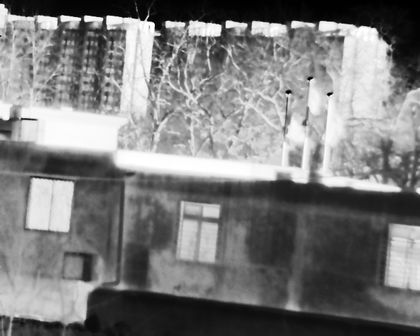
%> input picture 20250113/Infrared_Image_Algorithm/BBHE-保持亮度的双直方图均衡化/BBHE-保持亮度的双直方图均衡化-BBHE-场景1.png, 420 x 336 px, shrunk from 640 x 512 before the run
$ octave --eval "result = dos_clahe(imread('../BBHE-保持亮度的双直方图均衡化/BBHE-保持亮度的双直方图均衡化-BBHE-场景1.png'));"   (GNU Octave 9; MATLAB toolbox functions it lacks are replaced by stand-ins)
%> lines starting %> are read from the running program, lines starting %| are printed output that depends on the picture
### 20250113/Infrared_Image_Algorithm/008-DIP_CLAHE_PROJ-main/make_cdf_matrix.m
function [ cdf_matrix ] = make_cdf_matrix(p_image, block_size,limit)
%MAKE_CDF_MATRIX creates a CDF array for every tile in the input image

M = size(p_image,1);
N = size(p_image,2);
M_block = block_size(1);
N_block = block_size(2);
T1 = M/M_block;
T2 = N/N_block;
max_gray_value = max(p_image(:));
min_gray_value = min(p_image(:));
cdf_matrix = zeros(T1,T2,65534);

% iterate through the tiles
for i = 1:T1
    for j = 1:T2
        % extract a block
        a = (i-1)*M_block+1;
        b = i*M_block;
        c = (j-1)*N_block+1;
        d = j*N_block;
        current_block = p_image(a:b,c:d);
        current_block = uint16(current_block);
        % find normalized histogram
        hnorm = imhist(current_block,65534)./numel(current_block);

        %找到直方图均衡的区间
        min_value = -1;
        max_value = -1;
        for m = 1:65535
            if hnorm(m)<=0
                continue;
            end
            min_value = m;
            break;
        end
        m = 65534;
        while(max_value==-1)
            if hnorm(m)<=0
                m = m -1;
                continue;
            end
            max_value = m;
        end
        fprintf("gray_min = %d ,gary_max = %d \n",min_value ,max_value);

        % clip the normalized histogram
        sum = 0;
        sum_count = 0;
        for m = 1:65534
            if hnorm(m)<=0
                continue;
            end
           if (hnorm(m)>limit)
               sum = sum + (hnorm(m)-limit);
               hnorm(m) = limit;
           end
           sum_count = sum_count + 1;
        end
        average_add = sum/sum_count;
        for m = 1:65534
            if hnorm(m)<=0
                continue;
            end
            hnorm(m) = hnorm(m) +average_add;
        end
        cdf = cumsum(hnorm);
        %cdf2 = cdf * (max_value - min_value + 1) + min_value;
        %cdf2 = cdf * 255;
        cdf2 = cdf * (max_value - min_value + 1)  + min_gray_value;
        cdf_matrix(i,j,:) = cdf2;
    end
end

end

### 20250113/Infrared_Image_Algorithm/008-DIP_CLAHE_PROJ-main/dos_clahe.m
function [out_image] = dos_clahe(image, varargin)
%DOS_CLAHE Contrast-limited Adaptive Histogram Equalization
%
% Input:
%              image - uint8, grayscale image
%              num_tiles - [r c] number of row and column tiles
%              limit - contrast limiting parameter
%
%%%%%%%%%%%%%%%%%%%%%%%%%%%%%% EXAMPLE %%%%%%%%%%%%%%%%%%%%%%%%%%%%%%%%%%%%
% mars = imread('mars_moon.tif');
% mars_clahe = dos_clahe(mars,[4 8],0.03);
% imshow(mars_clahe);
%%%%%%%%%%%%%%%%%%%%%%%%%%%%%%%%%%%%%%%%%%%%%%%%%%%%%%%%%%%%%%%%%%%%%%%%%%%
%
% created: 25.11.2016 (Aleksa Gordic)


%%%%%%%%%%%%%%%%%%%%%%%% INPUT PARSING %%%%%%%%%%%%%%%%%%%%%%%%%%%%%%%%%%%%

% num_tiles and limit are optional parameters
switch nargin
    case 1
        num_tiles = [8 8];
        limit = 0.01;
    case 2
        num_tiles = varargin{1};
        num_tiles = 0.01;
    case 3
        num_tiles = varargin{1};
        limit = varargin{2};
    otherwise
        disp('Wrong input, check input parameters with "help dos_clahe"');
        out_image = -1; % error code
        return;
end

fprintf("num_tiles =  %f %f\n" ,num_tiles );
fprintf("limit = %d\n" ,limit);

% check if the image input is correct:
if (size(image,3)~= 1)
    disp('Image should be grayscale');
    out_image = -2; % error_code
    return;
end
if (~isa(image, 'uint8'))
    disp('Image should be uint8');
%     out_image = -3; % error_code
%     return;
end

% check if the number of tiles is correct:
T1 = num_tiles(1);
T2 = num_tiles(2);
% we should also set upper limit ...
if (T1 <= 0 || T2 <= 0)
    disp('Number of vertical and horizontal tiles must be positive');
    out_image = -4; % error_code
    return;
end

% check if the limit parameter is correct:
if (limit < 0 || limit > 1)
    disp('Limit should be in the range: [0,1]');
    return;
end

%%%%%%%%%%%%%%%%%%%%%%%% IMAGE PADDING %%%%%%%%%%%%%%%%%%%%%%%%%%%%%%%%%%%%

M = size(image,1);
%> M = 336
N = size(image,2);
%> N = 420

% assume we don't need any padding on both dimensions
pad_M = 0;
pad_N = 0;
% adjust so that we can cover the image with the tiles
if (mod(M,T1) ~= 0)
    pad_M = T1 - mod(M,T1);
end
if (mod(N,T2) ~= 0)
    pad_N = T2 - mod(N,T2);
%> pad_N = 4
end

p_image = padarray(image,[pad_M,pad_N],'replicate','post');
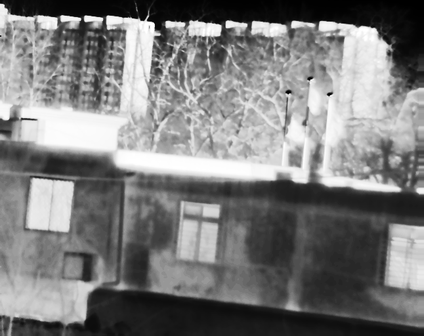
%> p_image: size 336x424 uint8; min 0, max 255, mean 123.7

%%%%%%%%%%%%%%%%%%%%%%%% CLAHE PREPROCESSING %%%%%%%%%%%%%%%%%%%%%%%%%%%%%%

M = size(p_image,1);
N = size(p_image,2);
%> N = 424
M_block = M/T1;
%> M_block = 42
N_block = N/T2;
%> N_block = 53

block_size = [M_block N_block];
%> block_size = [42 53]
% matrix of cdf functions for every block in the image
cdf_matrix = make_cdf_matrix(p_image,block_size,limit);
%> in make_cdf_matrix, `max_gray_value = max(p_image(:));`: max_gray_value = 255
%> in make_cdf_matrix, `min_gray_value = min(p_image(:));`: min_gray_value = 0

% preallocate the output image
out_image = zeros(M,N);
save_block_image = zeros(M,N); %分块图

% coordinates of the center pixel of the upper-left block
[xc11,yc11] = center_of_block(1,1,block_size);
% coordinates of the center pixel of the down-right block
[xcT1T2,ycT1T2] = center_of_block(T1,T2,block_size);

%%%%%%%%%%%%%%%%%%%%%%%% CLAHE STARTS HERE %%%%%%%%%%%%%%%%%%%%%%%%%%%%%%%%

% Padded image consists of tiles. There are T1xT2 tiles.
% Every tile is divided into 4 subblocks.
% There are 3 kinds of subblocks (look at the ASCII art below):
%
% 1. c - corner subblock , only 4 of these (no interpolation)
% 2. f - frame subblocks located near the image edge (linear interpolation)
% 3. . - inner subblocks (bilinear interpolation)
%
%   5x5 tiles image:
%
% -------------------------------
% |cc|ff|ff|ff|ff|ff|ff|ff|ff|cc|
% |ff|..|..|..|..|..|..|..|..|ff|
% |-----------------------------|
% |ff|..|..|..|..|..|..|..|..|ff|
% |ff|..|..|..|..|..|..|..|..|ff|
% |-----------------------------|
% |ff|..|..|..|..|..|..|..|..|ff|
% |ff|..|..|..|..|..|..|..|..|ff|
% |-----------------------------|
% |ff|..|..|..|..|..|..|..|..|ff|
% |ff|..|..|..|..|..|..|..|..|ff|
% |-----------------------------|
% |ff|..|..|..|..|..|..|..|..|ff|
% |cc|ff|ff|ff|ff|ff|ff|ff|ff|cc|
% |-----------------------------|

% iterate through every single pixel of the padded image and do certain
% kind of interpolation (none, linear, bilinear), using the cdf matrix,
% based in which subblock type (c,f,.) you are in
for i = 1:M
    for j = 1:N

        % block index of the current pixel
        [k,m] = block_index(i,j,block_size);
        % coordinates of the center pixel of the current block
        [xc,yc] = center_of_block(k,m,block_size);

        % if we are located in the frame
        if (i < xc11 || i >= xcT1T2 || j < yc11 || j >= ycT1T2)
            % if corner subblock => no interpolation occurs
            if ((i < xc11 && j < yc11) || (i >= xcT1T2 && j < yc11) || (i < xc11 && j >= ycT1T2) || ( i >= xcT1T2 && j >= ycT1T2))
                out_image(i,j) = cdf_matrix(k,m,p_image(i,j)+1);

                %保存分块图
                save_block_image(i,j) = cdf_matrix(k,m,p_image(i,j)+1);
            % otherwise we are in the frame subblock => linear interpolation
            else
                % if horizontal frame part
                if ((k == 1 || k == T1) && (j >= yc11 && j < ycT1T2))
                    if (j < yc)
                        a = j-(yc-N_block);
                        b = yc-j;
                        s = (a*cdf_matrix(k,m,p_image(i,j)+1) + b*cdf_matrix(k,m-1,p_image(i,j)+1))/(a+b);
                        out_image(i,j) = s;
                        %保存分块图
                        save_block_image(i,j) = cdf_matrix(k,m,p_image(i,j)+1);
                    else
                        a = j - yc;
                        b = (yc+N_block)-j;
                        s = (b*cdf_matrix(k,m,p_image(i,j)+1) + a*cdf_matrix(k,m+1,p_image(i,j)+1))/(a+b);
                        out_image(i,j) = s;
                        %保存分块图
                        save_block_image(i,j) = cdf_matrix(k,m,p_image(i,j)+1);
                    end
                % else vertical frame part
                else
                    if (i < xc)
                        a = xc - i;
                        b = i - (xc-M_block);
                        s = (a*cdf_matrix(k-1,m,p_image(i,j)+1) + b*cdf_matrix(k,m,p_image(i,j)+1))/(a+b);
                        out_image(i,j) = s;
                        %保存分块图
                        save_block_image(i,j) = cdf_matrix(k,m,p_image(i,j)+1);
                    else
                        a = (xc+M_block) - i;
                        b = i - xc;
                        s = (a*cdf_matrix(k,m,p_image(i,j)+1) + b*cdf_matrix(k+1,m,p_image(i,j)+1))/(a+b);
                        out_image(i,j) = s;
                        %保存分块图
                        save_block_image(i,j) = cdf_matrix(k,m,p_image(i,j)+1);
                    end
                end
            end
        % otherwise we are in the inner part of the image => bilinear
        % a,b,c,d - distances from the centers of the neighboring blocks
        elseif (i<xc && j<yc) % upper-left subblock
            a = j - (yc-N_block);
            b = yc - j;
            c = i - (xc-M_block);
            d = xc - i;
            sh1 = (b*cdf_matrix(k-1,m-1,p_image(i,j)+1) + a*cdf_matrix(k-1,m,p_image(i,j)+1))/(a+b);
            sh2 = (b*cdf_matrix(k,m-1,p_image(i,j)+1) + a*cdf_matrix(k,m,p_image(i,j)+1))/(a+b);
            out_image(i,j) = (d*sh1 + c*sh2)/(c+d);

            %保存分块图
            save_block_image(i,j) = cdf_matrix(k,m,p_image(i,j)+1);
        elseif (i >= xc && j < yc) % lower-left subblock
            a = j - (yc-N_block);
            b = yc - j;
            c = i - xc;
            d = xc+M_block-i;
            sh1 = (b*cdf_matrix(k,m-1,p_image(i,j)+1) + a*cdf_matrix(k,m,p_image(i,j)+1))/(a+b);
            sh2 = (b*cdf_matrix(k+1,m-1,p_image(i,j)+1) + a*cdf_matrix(k+1,m,p_image(i,j)+1))/(a+b);
            out_image(i,j) = (d*sh1 + c*sh2)/(c+d);

            %保存分块图
            save_block_image(i,j) = cdf_matrix(k,m,p_image(i,j)+1);
        elseif (i < xc && j >= yc)  % upper-right subblock
            a = j-yc;
            b = yc+N_block-j;
            c = i - (xc-M_block);
            d = xc - i;
            sh1 = (b*cdf_matrix(k-1,m,p_image(i,j)+1) + a*cdf_matrix(k-1,m+1,p_image(i,j)+1))/(a+b);
            sh2 = (b*cdf_matrix(k,m,p_image(i,j)+1) + a*cdf_matrix(k,m+1,p_image(i,j)+1))/(a+b);
            out_image(i,j) = (d*sh1 + c*sh2)/(c+d);

            %保存分块图
            save_block_image(i,j) = cdf_matrix(k,m,p_image(i,j)+1);
        else % lower-right subblock (i >= xc & j >= yc)
            a = j-yc;
            b = yc+N_block-j;
            c = i - xc;
            d = xc+M_block - i;
            sh1 = (b*cdf_matrix(k,m,p_image(i,j)+1) + a*cdf_matrix(k,m+1,p_image(i,j)+1))/(a+b);
            sh2 = (b*cdf_matrix(k+1,m,p_image(i,j)+1) + a*cdf_matrix(k+1,m+1,p_image(i,j)+1))/(a+b);
            out_image(i,j) = (d*sh1 + c*sh2)/(c+d);

            %保存分块图
            save_block_image(i,j) = cdf_matrix(k,m,p_image(i,j)+1);
        end

    end
end


%%%%%%%%%%%%%%%%%%%%%%%%%%%%%%%%%%% 保存分块图  %%%%%%%%%%%%%%%%%%%%%%%%%%%%%%%%%%%%%%
fileID = fopen("D:\Document\机芯图像数据-20250105\dump\分块.raw", 'wb');
fwrite(fileID, uint16(save_block_image), 'uint16');
fclose(fileID);

%%%%%%%%%%%%%%%%%%%%%%%% CROPPING AND CONVERTING %%%%%%%%%%%%%%%%%%%%%%%%%%

M = size(image,1);
N = size(image,2);
% convert to uint8
%out_image = im2uint8(out_image);
disp("转换16位图片");
out_image = uint16(floor(out_image));

% crop the padding we added
out_image = out_image(1:M,1:N);

end

%%%%%%%%%%%%%%%%%%%%%%%% HELPER FUNCTIONS %%%%%%%%%%%%%%%%%%%%%%%%%%%%%%%%%

function [ xc,yc ] = center_of_block( k,m,block_size )
%CENTER_OF_BLOCK returns the coordinates of the center pixel
% of the block with index (k,m)

M_block = block_size(1);
N_block = block_size(2);
xc = (k-1)*M_block + (M_block+1)/2;
yc = (m-1)*N_block + (N_block+1)/2;

end

function [ k,m ] = block_index( i,j,block_size )
%BLOCK_INDEX returns the block index of the pixel (i,j)

M_block = block_size(1);
N_block = block_size(2);
k = ceil(i/M_block);
m = ceil(j/N_block);

end
%> (the run ends here)
